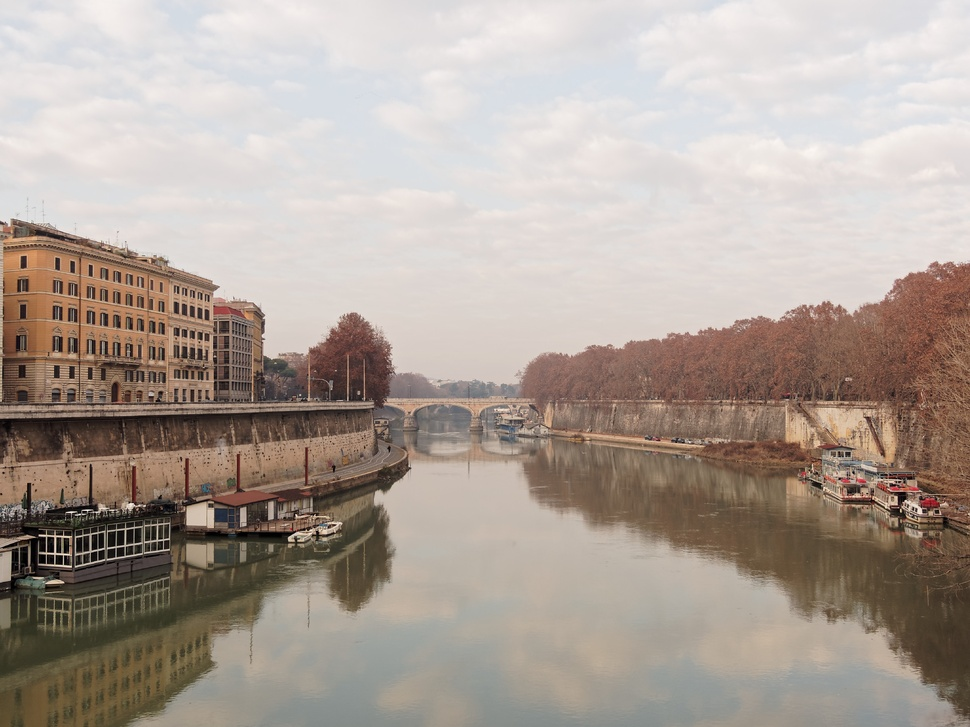
#> input picture assets/bridge_in_rome.jpg, 970 x 727 px, shrunk from 2560 x 1920 before the run
$ python image_enhance2.py
#> lines starting #> are read from the running program, lines starting #| are printed output that depends on the picture
#!/usr/bin/python3

from PIL import Image, ImageEnhance
im = Image.open("../assets/bridge_in_rome.jpg")
#> im is the input picture: PIL image 970x727 RGB; mean R, G, B 173.1, 161.3, 152.5
enhancer = ImageEnhance.Contrast(im)
# im2 = enhancer.enhance(0.5) # low contrast
im2 = enhancer.enhance(1.5) # high contrast
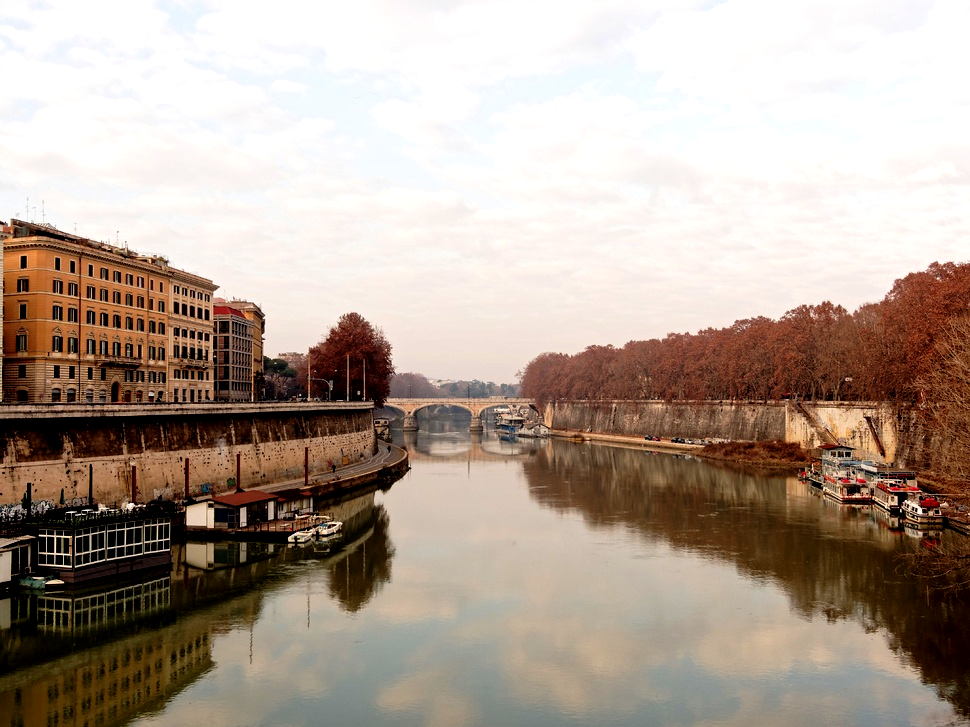
#> im2: PIL image 970x727 RGB; mean R, G, B 175.9, 160, 147.9
enhancer = ImageEnhance.Color(im2)
#im2 = enhancer.enhance(0) # turn into black & white
im2 = enhancer.enhance(1.5) # 50 % more colorful
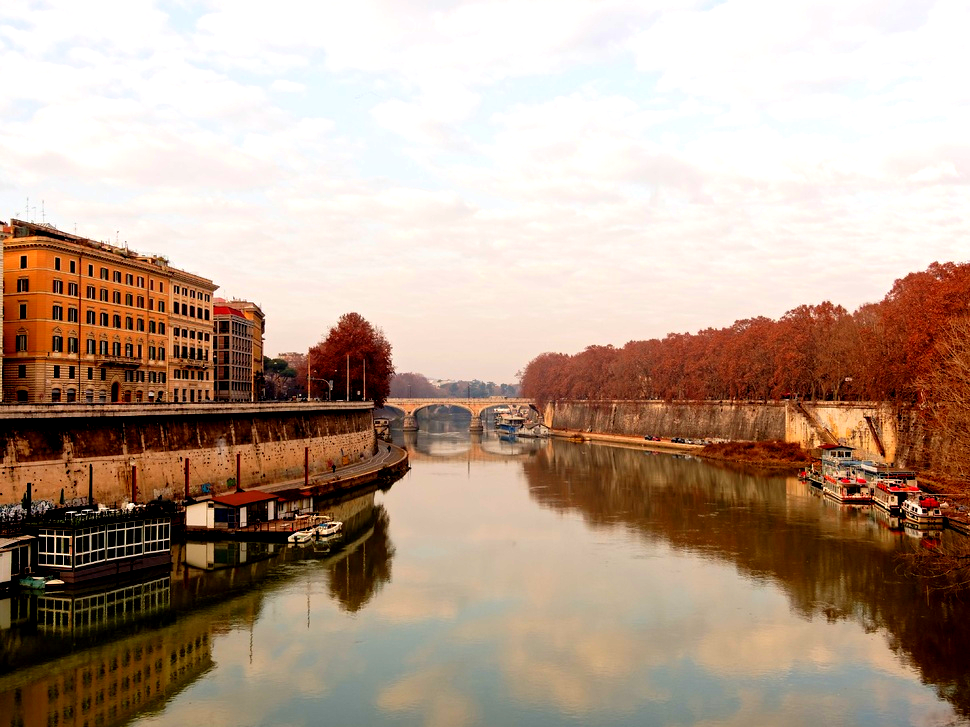
#> im2: PIL image 970x727 RGB; mean R, G, B 181.8, 158.2, 141.2
im2.save("bridge_in_rome_enhanced.jpg")

$ run again, with assets/amalfi_ilta.jpg copied over assets/bridge_in_rome.jpg
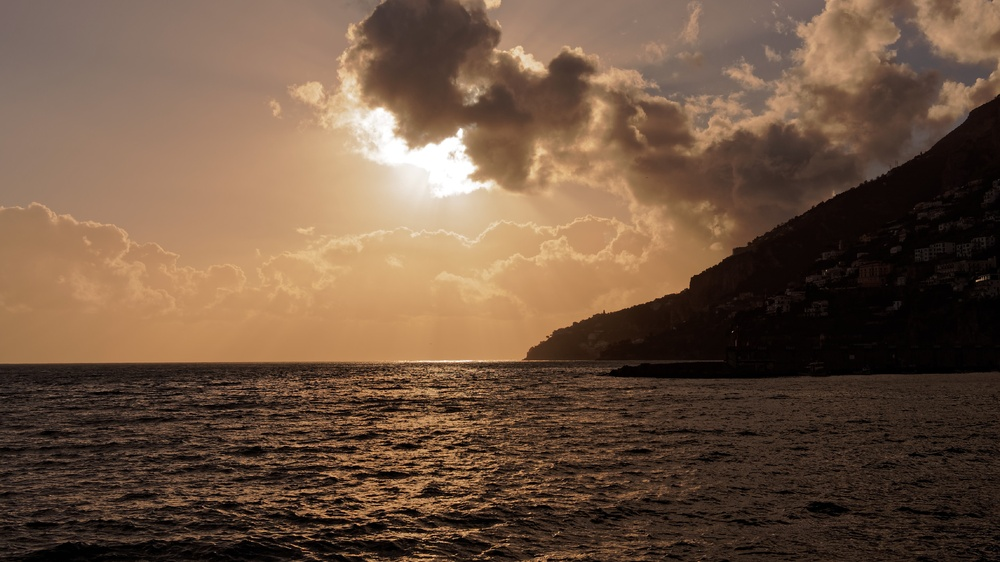
#> input picture assets/amalfi_ilta.jpg, 1000 x 562 px, shrunk from 2560 x 1440 before the run
#> im is the input picture: PIL image 1000x562 RGB; mean R, G, B 110.1, 84.6, 65
#> `im2 = enhancer.enhance(1.5)`:
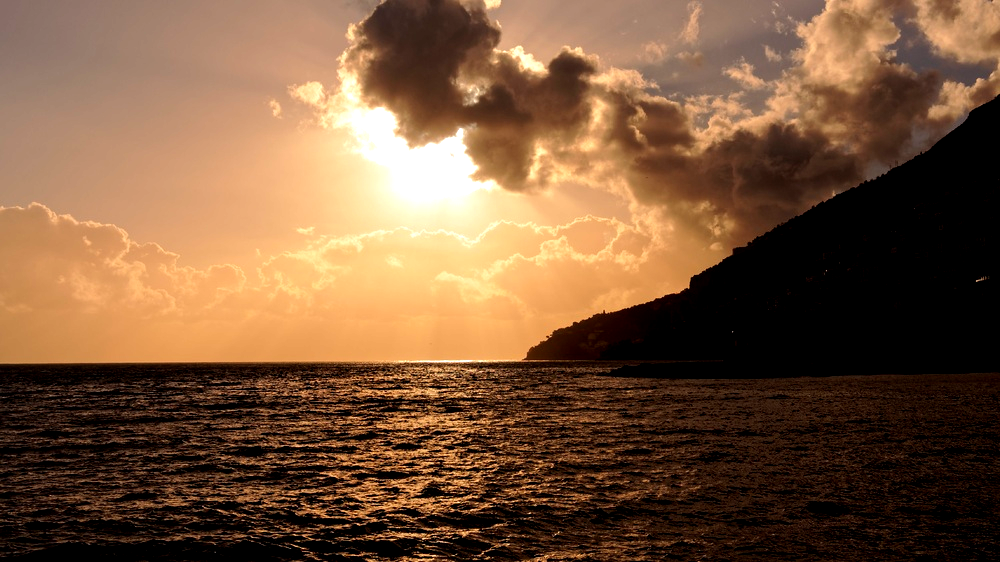
#> im2: PIL image 1000x562 RGB; mean R, G, B 121.5, 87.2, 59.8
#> `im2 = enhancer.enhance(1.5)`:
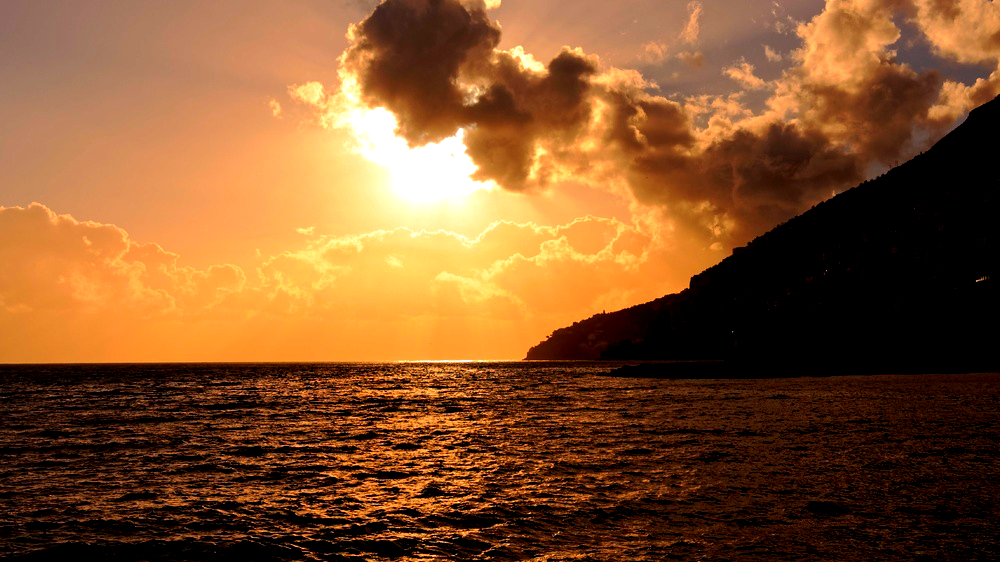
#> im2: PIL image 1000x562 RGB; mean R, G, B 131.7, 83.5, 43.4

$ run again, with assets/finland_resized.jpg copied over assets/bridge_in_rome.jpg
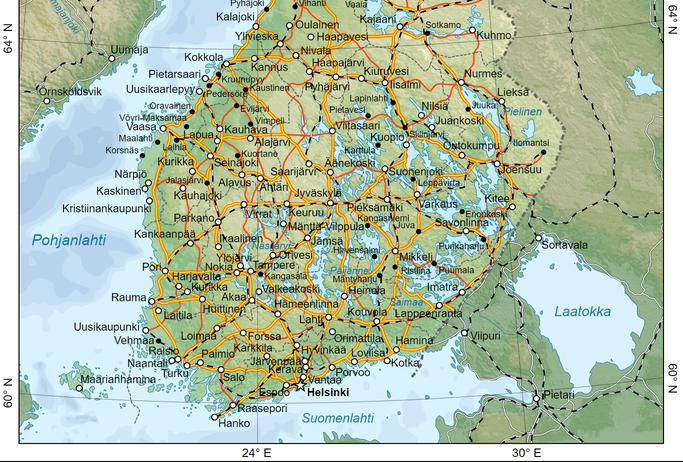
#> input picture assets/finland_resized.jpg, 683 x 462 px
#> im is the input picture: PIL image 683x462 RGB; mean R, G, B 178, 191.9, 170.2
#> `im2 = enhancer.enhance(1.5)`:
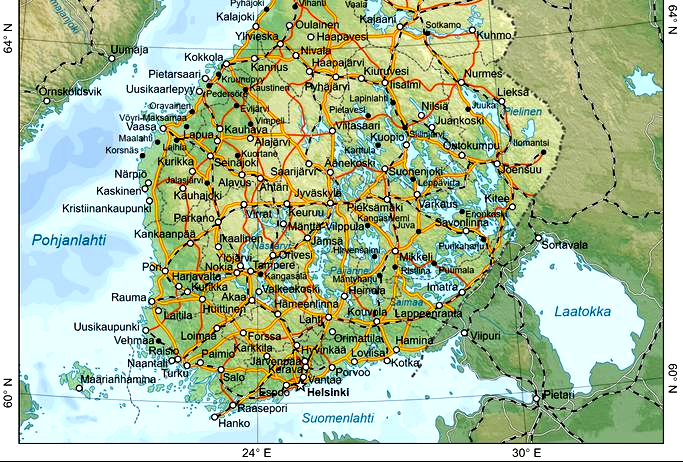
#> im2: PIL image 683x462 RGB; mean R, G, B 172.7, 191.1, 157.5
#> `im2 = enhancer.enhance(1.5)`:
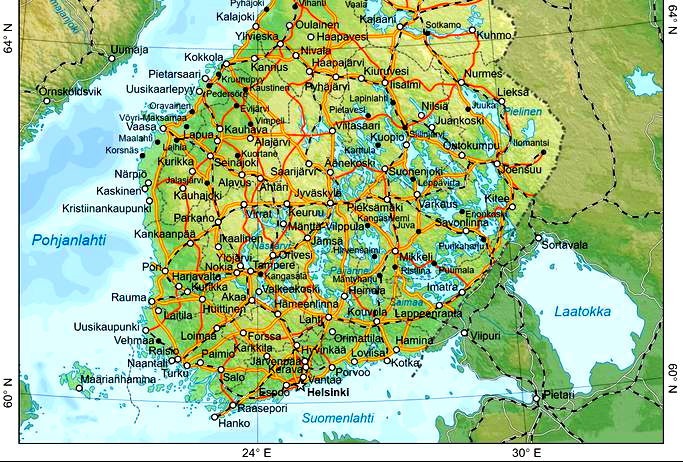
#> im2: PIL image 683x462 RGB; mean R, G, B 167.4, 194.9, 146.6

$ run again, with assets/fitness.jpg copied over assets/bridge_in_rome.jpg
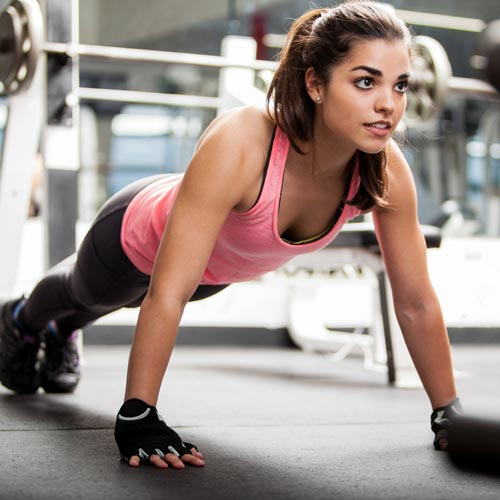
#> input picture assets/fitness.jpg, 500 x 500 px
#> im is the input picture: PIL image 500x500 RGB; mean R, G, B 157.4, 143.3, 137.6
#> `im2 = enhancer.enhance(1.5)`:
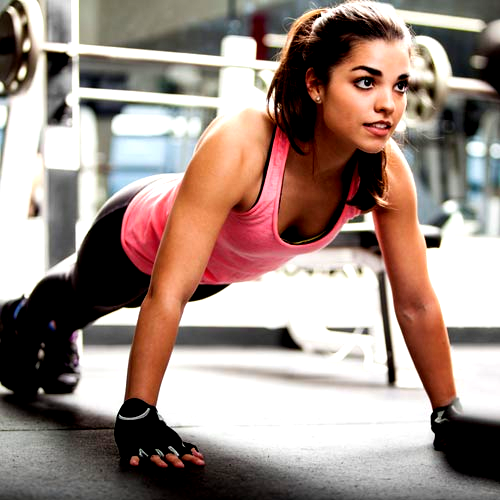
#> im2: PIL image 500x500 RGB; mean R, G, B 159.4, 140.5, 132.8
#> `im2 = enhancer.enhance(1.5)`:
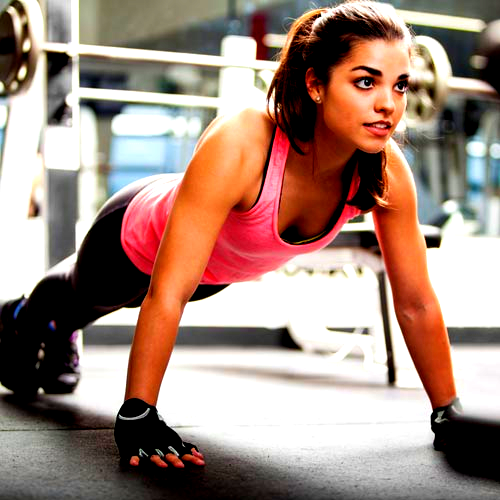
#> im2: PIL image 500x500 RGB; mean R, G, B 164.5, 138.1, 127
